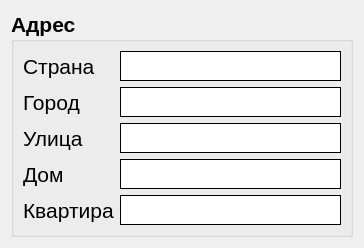
<?xml version="1.0" encoding="UTF-8"?>
<ui version="4.0">
 <class>address_widget</class>
 <widget class="QWidget" name="address_widget">
  <property name="geometry">
   <rect>
    <x>0</x>
    <y>0</y>
    <width>364</width>
    <height>244</height>
   </rect>
  </property>
  <property name="windowTitle">
   <string>Адрес</string>
  </property>
  <property name="styleSheet">
   <string notr="true"> QLineEdit {
      border-width: 1px;
      border-style: solid;
      border-radius: 0px;
  }</string>
  </property>
  <layout class="QVBoxLayout" name="verticalLayout">
   <item>
    <widget class="QGroupBox" name="address_groupBox">
     <property name="font">
      <font>
       <pointsize>16</pointsize>
       <weight>75</weight>
       <bold>true</bold>
      </font>
     </property>
     <property name="title">
      <string>Адрес</string>
     </property>
     <layout class="QGridLayout" name="gridLayout">
      <item row="1" column="0">
       <widget class="QLabel" name="city_label">
        <property name="minimumSize">
         <size>
          <width>0</width>
          <height>30</height>
         </size>
        </property>
        <property name="font">
         <font>
          <pointsize>16</pointsize>
         </font>
        </property>
        <property name="text">
         <string>Город</string>
        </property>
       </widget>
      </item>
      <item row="2" column="1">
       <widget class="QLineEdit" name="street_lineEdit">
        <property name="minimumSize">
         <size>
          <width>0</width>
          <height>30</height>
         </size>
        </property>
        <property name="font">
         <font>
          <pointsize>16</pointsize>
          <weight>50</weight>
          <bold>false</bold>
         </font>
        </property>
        <property name="styleSheet">
         <string notr="true"> QLineEdit {
      border-width: 1px;
      border-style: solid;
      border-radius: 0px;
  }</string>
        </property>
       </widget>
      </item>
      <item row="3" column="1">
       <widget class="QLineEdit" name="house_lineEdit">
        <property name="minimumSize">
         <size>
          <width>0</width>
          <height>30</height>
         </size>
        </property>
        <property name="font">
         <font>
          <pointsize>16</pointsize>
         </font>
        </property>
        <property name="styleSheet">
         <string notr="true"> QLineEdit {
      border-width: 1px;
      border-style: solid;
      border-radius: 0px;
  }</string>
        </property>
       </widget>
      </item>
      <item row="1" column="1">
       <widget class="QLineEdit" name="city_lineEdit">
        <property name="minimumSize">
         <size>
          <width>0</width>
          <height>30</height>
         </size>
        </property>
        <property name="font">
         <font>
          <pointsize>16</pointsize>
          <weight>50</weight>
          <bold>false</bold>
         </font>
        </property>
        <property name="styleSheet">
         <string notr="true"> QLineEdit {
      border-width: 1px;
      border-style: solid;
      border-radius: 0px;
  }</string>
        </property>
       </widget>
      </item>
      <item row="3" column="0">
       <widget class="QLabel" name="house_label">
        <property name="minimumSize">
         <size>
          <width>0</width>
          <height>30</height>
         </size>
        </property>
        <property name="font">
         <font>
          <pointsize>16</pointsize>
         </font>
        </property>
        <property name="text">
         <string>Дом</string>
        </property>
       </widget>
      </item>
      <item row="0" column="1">
       <widget class="QLineEdit" name="country_lineEdit">
        <property name="minimumSize">
         <size>
          <width>0</width>
          <height>30</height>
         </size>
        </property>
        <property name="font">
         <font>
          <pointsize>16</pointsize>
          <weight>50</weight>
          <bold>false</bold>
         </font>
        </property>
        <property name="styleSheet">
         <string notr="true"> QLineEdit {
      border-width: 1px;
      border-style: solid;
      border-radius: 0px;
  }
</string>
        </property>
       </widget>
      </item>
      <item row="4" column="1">
       <widget class="QLineEdit" name="flat_lineEdit">
        <property name="minimumSize">
         <size>
          <width>0</width>
          <height>30</height>
         </size>
        </property>
        <property name="font">
         <font>
          <pointsize>16</pointsize>
          <weight>50</weight>
          <bold>false</bold>
         </font>
        </property>
        <property name="styleSheet">
         <string notr="true"> QLineEdit {
      border-width: 1px;
      border-style: solid;
      border-radius: 0px;
  }</string>
        </property>
       </widget>
      </item>
      <item row="2" column="0">
       <widget class="QLabel" name="street_label">
        <property name="minimumSize">
         <size>
          <width>0</width>
          <height>30</height>
         </size>
        </property>
        <property name="font">
         <font>
          <pointsize>16</pointsize>
         </font>
        </property>
        <property name="text">
         <string>Улица</string>
        </property>
       </widget>
      </item>
      <item row="4" column="0">
       <widget class="QLabel" name="flat_label">
        <property name="minimumSize">
         <size>
          <width>0</width>
          <height>30</height>
         </size>
        </property>
        <property name="font">
         <font>
          <pointsize>16</pointsize>
         </font>
        </property>
        <property name="text">
         <string>Квартира</string>
        </property>
       </widget>
      </item>
      <item row="0" column="0">
       <widget class="QLabel" name="country_label">
        <property name="minimumSize">
         <size>
          <width>0</width>
          <height>30</height>
         </size>
        </property>
        <property name="font">
         <font>
          <pointsize>16</pointsize>
         </font>
        </property>
        <property name="text">
         <string>Страна</string>
        </property>
       </widget>
      </item>
     </layout>
    </widget>
   </item>
  </layout>
 </widget>
 <tabstops>
  <tabstop>country_lineEdit</tabstop>
  <tabstop>city_lineEdit</tabstop>
  <tabstop>street_lineEdit</tabstop>
  <tabstop>house_lineEdit</tabstop>
  <tabstop>flat_lineEdit</tabstop>
 </tabstops>
 <resources/>
 <connections/>
</ui>
